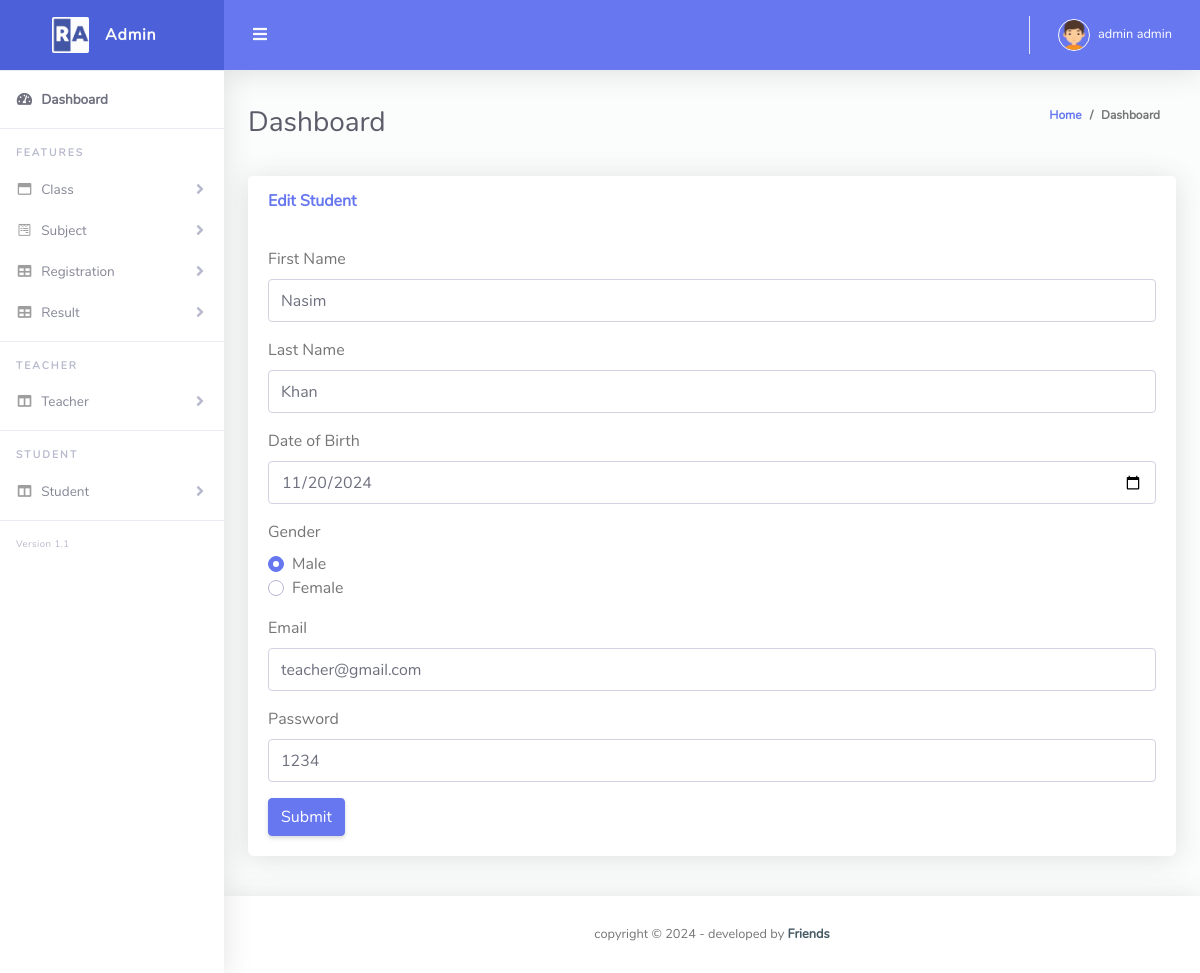
The page /edit_teacher.php?id=2 (signed in) on the database its author committed.
### tables this page shows
CREATE TABLE `users` (
  `user_id` int(5) NOT NULL,
  `user_first_name` varchar(20) NOT NULL,
  `user_last_name` varchar(20) NOT NULL,
  `dob` varchar(10) NOT NULL,
  `father_name` varchar(50) DEFAULT NULL,
  `mother_name` varchar(50) DEFAULT NULL,
  `gender` varchar(6) NOT NULL,
  `email` varchar(50) NOT NULL,
  `password` varchar(20) NOT NULL,
  `user_type` varchar(10) NOT NULL DEFAULT 'student',
  `imagename` varchar(150) DEFAULT NULL
);

### edit_teacher.php (the view, shortened to what this page needs)
<?php
require('connection.php');
$user_type = $_SESSION['user_type'];
if ($user_type == 'admin') {
?>
    <?php
    if (isset($_GET['id'])) {
        $getid = $_GET['id'];
        $sql = "SELECT *FROM `users` WHERE user_id = $getid ";
        $query = $conn->query($sql);
        $data = mysqli_fetch_assoc($query);
        $user_first_name1        = $data['user_first_name'];
        $user_last_name1         = $data['user_last_name'];
        $dob1                    = $data['dob'];
        $email1                 = $data['email'];
        $password1               = $data['password'];
    }
    ?>
    <!DOCTYPE html>
    <html lang="en">
    <head>
        <link href="vendor/fontawesome-free/css/all.min.css" rel="stylesheet" type="text/css">
        <link href="vendor/bootstrap/css/bootstrap.min.css" rel="stylesheet" type="text/css">
        <link href="css/ruang-admin.min.css" rel="stylesheet">
        <link href="vendor/datatables/dataTables.bootstrap4.min.css" rel="stylesheet">
    </head>
    <body id="page-top">
        <div id="wrapper">
            <?php include('sidebar.php') ?>
            <div id="content-wrapper" class="d-flex flex-column">
                <div id="content">
                    <?php include('topbar.php'); ?>
                    <div class="container-fluid" id="container-wrapper">
                        <div class="d-sm-flex align-items-center justify-content-between mb-4">
                            <h1 class="h3 mb-0 text-gray-800">Dashboard</h1>
                            <ol class="breadcrumb">
                                <li class="breadcrumb-item"><a href="./">Home</a></li>
                                <li class="breadcrumb-item active" aria-current="page">Dashboard</li>
                            </ol>
                        </div>
                        <div class="row mb-3">
                            <div class="col-lg-12">
                                <div class="card mb-4">
                                    <div class="card-header py-3 d-flex flex-row align-items-center justify-content-between">
                                        <h6 class="m-0 font-weight-bold text-primary">Edit Student</h6>
                                    </div>
                                    <div class="card-body">
                                        <form action="<?php $_SERVER['PHP_SELF'] ?>" method="GET">
                                            <div class="form-group">
                                                <label for="exampleInputClass">First Name</label>
                                                <input type="text" name="user_first_name1" class="form-control" id="exampleInputClass" aria-describedby="emailHelp"
                                                    placeholder="Enter FIrst Name" value="<?php echo $user_first_name1 ?>">
                                            </div>
                                            <div class="form-group">
                                                <label for="exampleInputClass">Last Name</label>
                                                <input type="text" name="user_last_name1" class="form-control" id="exampleInputClass" aria-describedby="emailHelp"
                                                    placeholder="Enter Last Name" value="<?php echo $user_last_name1 ?>">
                                            </div>
                                            <div class="form-group">
                                                <label for="exampleInputClass">Date of Birth</label>
                                                <input type="date" name="dob1" class="form-control" id="exampleInputClass" aria-describedby="emailHelp"
                                                    placeholder="Enter DOB" value="<?php echo $dob1 ?>">
                                            </div>
                                            <div class="form-group">
                                                <label for="exampleInputClass">Gender</label>
                                                <div class="custom-control custom-radio">
                                                    <label class="custom-control-label" for="customRadio1">Male</label>
                                                </div>
                                                <div class="custom-control custom-radio">
                                                    <label class="custom-control-label" for="customRadio2">Female</label>
                                                </div>
                                            </div>
                                            <div class="form-group">
                                                <label for="exampleInputClass">Email</label>
                                                <input type="email" name="email1" class="form-control" id="exampleInputClass" aria-describedby="emailHelp"
                                                    placeholder="Enter Email" value="<?php echo $email1 ?>">
                                            </div>
                                            <div class="form-group">
                                                <label for="exampleInputClass">Password</label>
                                                <input type="text" name="password1" class="form-control" id="exampleInputClass" aria-describedby="emailHelp"
                                                    placeholder="Enter Password" value="<?php echo $password1 ?>">
                                            </div>
                                            <button type="submit" class="btn btn-primary">Submit</button>
                                        </form>
                                    </div>
                                </div>
                            </div>
                        </div>
                    </div>
                </div>
                <footer class="sticky-footer bg-white">
                    <div class="container my-auto">
                        <div class="copyright text-center my-auto">
                            <span>copyright &copy;  - developed by
                                <b><a href="#" target="_blank">Friends</a></b>
                            </span>
                        </div>
                    </div>
                </footer>
            </div>
        </div>
    </body>
    </html>
<?php
} else {
    header('location:login.php');
}
?>

### rows shown on the page
users: user_first_name1 "Nasim", user_last_name1 "Khan", dob1 "11/20/2024", email1 "teacher@gmail.com", password1 "1234"

### other values the page prints
$username "admin admin"
